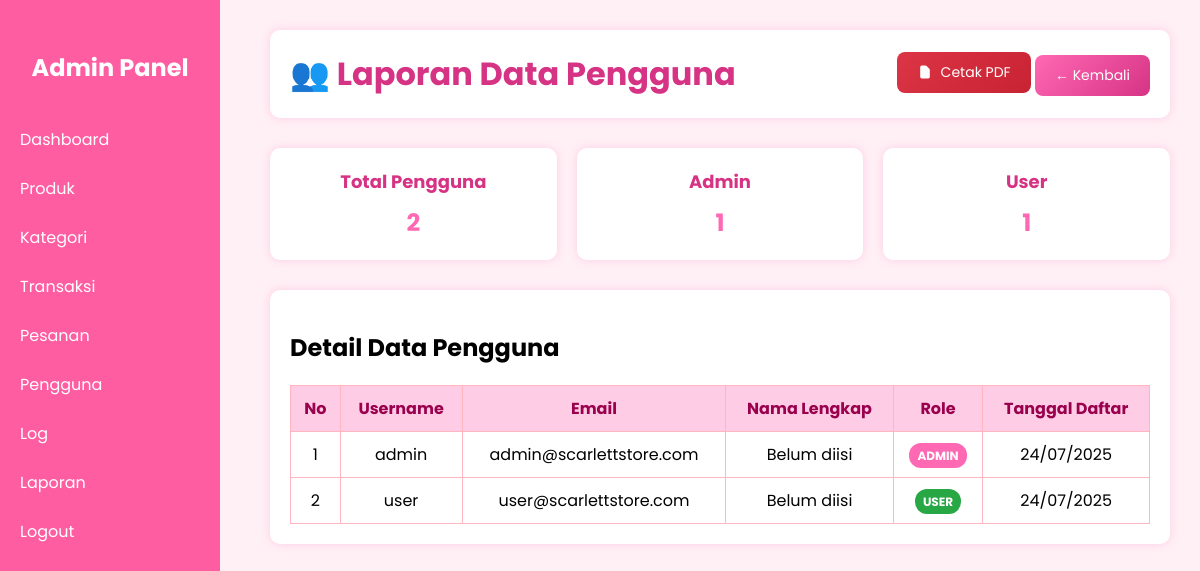
Page /admin/laporan/laporan_pengguna.php (signed in) on the committed database.
### tables this page shows
CREATE TABLE users (
    id INT AUTO_INCREMENT PRIMARY KEY,
    name VARCHAR(100) NOT NULL,
    email VARCHAR(100) UNIQUE NOT NULL,
    username VARCHAR(50) UNIQUE NOT NULL,
    password VARCHAR(255) NOT NULL,
    role ENUM('admin', 'user') DEFAULT 'user',
    created_at TIMESTAMP DEFAULT CURRENT_TIMESTAMP,
    updated_at TIMESTAMP DEFAULT CURRENT_TIMESTAMP ON UPDATE CURRENT_TIMESTAMP,
    INDEX idx_username (username),
    INDEX idx_email (email),
    INDEX idx_role (role)
);

### admin/laporan/laporan_pengguna.php (the view, shortened to what this page needs)
<?php
include '../../backend/koneksi.php';
$query = mysqli_query($conn, "SELECT * FROM users ORDER BY created_at DESC");
?>
<!DOCTYPE html>
<html lang="id">
<head>
</head>
<body>
<div class="sidebar">
    <h2>Admin Panel</h2>
    <a href="../index.php">Dashboard</a>
    <a href="../produk.php">Produk</a>
    <a href="../kategori.php">Kategori</a>
    <a href="../transaksi.php">Transaksi</a>
    <a href="../pesanan.php">Pesanan</a>
    <a href="../pengguna.php">Pengguna</a>
    <a href="../log.php">Log</a>
    <a href="../laporan.php">Laporan</a>
    <a href="../../auth/logout.php">Logout</a>
</div>
<div class="main-content">
    <div class="header">
        <h1>👥 Laporan Data Pengguna</h1>
        <div>
            <a href="?pdf=1" class="btn btn-pdf">
                <svg class="pdf-icon" fill="currentColor" viewBox="0 0 20 20">
                    <path fill-rule="evenodd" d="M4 4a2 2 0 012-2h4.586A2 2 0 0112 2.586L15.414 6A2 2 0 0116 7.414V16a2 2 0 01-2 2H6a2 2 0 01-2-2V4z" clip-rule="evenodd"/>
                </svg>
                Cetak PDF
            </a>
            <a href="../laporan.php" class="btn">← Kembali</a>
        </div>
    </div>
    <?php
    mysqli_data_seek($query, 0);
    $total_users = 0;
    $admin_count = 0;
    $user_count = 0;
    while ($row = mysqli_fetch_assoc($query)) {
        $total_users++;
        if ($row['role'] == 'admin') $admin_count++;
        else $user_count++;
    }
    mysqli_data_seek($query, 0);
    ?>
    <div class="stats">
        <div class="stat-card">
            <h3>Total Pengguna</h3>
            <div class="value"><?= $total_users ?></div>
        </div>
        <div class="stat-card">
            <h3>Admin</h3>
            <div class="value"><?= $admin_count ?></div>
        </div>
        <div class="stat-card">
            <h3>User</h3>
            <div class="value"><?= $user_count ?></div>
        </div>
    </div>
    <div class="card">
        <h2>Detail Data Pengguna</h2>
        <table>
            <thead>
                <tr>
                    <th>No</th>
                    <th>Username</th>
                    <th>Email</th>
                    <th>Nama Lengkap</th>
                    <th>Role</th>
                    <th>Tanggal Daftar</th>
                </tr>
            </thead>
            <tbody>
                <?php
                $no = 1;
                while ($row = mysqli_fetch_assoc($query)) {
                    echo "<tr>";
                    echo "<td>".$no++."</td>";
                    echo "<td>".htmlspecialchars($row['username'])."</td>";
                    echo "<td>".htmlspecialchars($row['email'])."</td>";
                    echo "<td>".htmlspecialchars($row['nama'] ?? 'Belum diisi')."</td>";
                    echo "<td><span class='role-badge role-".$row['role']."'>".ucfirst($row['role'])."</span></td>";
                    echo "<td>".date('d/m/Y', strtotime($row['created_at'] ?? date('Y-m-d')))."</td>";
                    echo "</tr>";
                }
                ?>
            </tbody>
        </table>
    </div>
</div>
</body>
</html>

### admin/laporan/laporan_pengguna.php (style rules this page uses)
body { margin: 0; font-family: 'Poppins', sans-serif; background: #fff0f5; }
.sidebar { width: 220px; background-color: #ff5da2; color: white; position: fixed; height: 100%; padding-top: 30px; }
.sidebar h2 { text-align: center; margin-bottom: 30px; font-size: 24px; font-weight: bold; color: #fff; }
.sidebar a { display: block; color: white; padding: 12px 20px; text-decoration: none; font-size: 16px; transition: background 0.3s; }
.main-content { margin-left: 240px; padding: 30px; }
.header { background: white; padding: 20px; border-radius: 10px; box-shadow: 0 0 10px #ffcce5; margin-bottom: 30px; display: flex; justify-content: space-between; align-items: center; }
.header h1 { color: #d63384; margin: 0; }
.btn { background: linear-gradient(135deg, #ff69b4, #d63384); color: white; padding: 10px 20px; border: none; border-radius: 8px; text-decoration: none; font-size: 14px; cursor: pointer; transition: all 0.3s; display: inline-flex; align-items: center; gap: 8px; }
.btn-pdf { background: linear-gradient(135deg, #dc3545, #c82333); }
.pdf-icon { width: 16px; height: 16px; }
.card { background-color: white; border-radius: 10px; padding: 20px; box-shadow: 0 0 10px #ffcce5; }
.stats { display: grid; grid-template-columns: repeat(auto-fit, minmax(200px, 1fr)); gap: 20px; margin-bottom: 30px; }
.stat-card { background: white; padding: 20px; border-radius: 10px; box-shadow: 0 0 10px #ffcce5; text-align: center; }
.stat-card h3 { color: #d63384; margin: 0 0 10px 0; font-size: 18px; }
.stat-card .value { font-size: 24px; font-weight: bold; color: #ff69b4; }
.role-badge { padding: 4px 8px; border-radius: 12px; font-size: 12px; font-weight: bold; text-transform: uppercase; }
.role-admin { background-color: #ff69b4; color: white; }
.role-user { background-color: #28a745; color: white; }
table { width: 100%; border-collapse: collapse; margin-top: 20px; }
th, td { border: 1px solid #ffb6c1; padding: 10px; text-align: center; }
th { background-color: #ffcce5; color: #99004d; }

### rows in the picture
users: username "admin", email "admin@scarlettstore.com", nama "Belum diisi", role "ADMIN"
users: username "user", email "user@scarlettstore.com", nama "Belum diisi", role "USER"

### other values in the picture
$total_users "2"
$admin_count "1"
$user_count "1"
